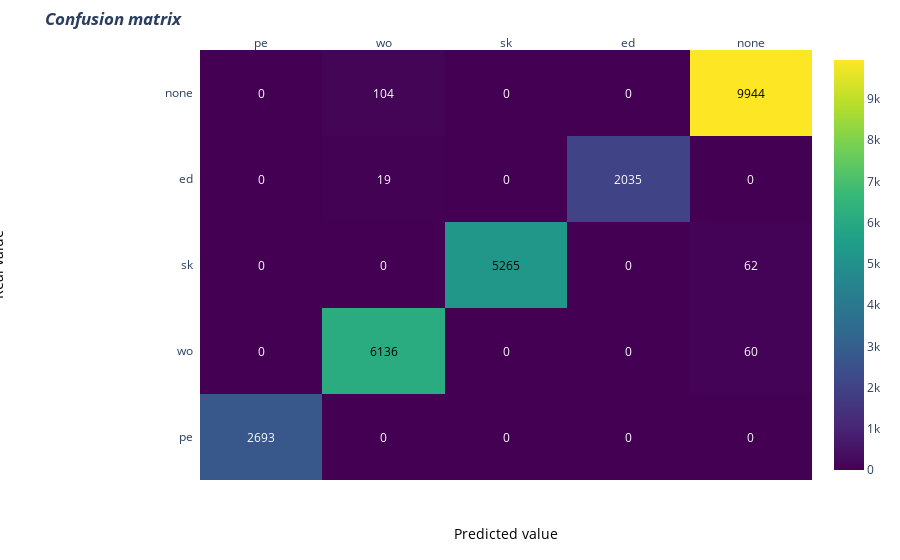

This figure's notebook cell:
### Code cell
import plotly.express as px
x = ["pe", "wo", "sk", "ed", "none"]
y =  ["pe", "wo", "sk", "ed", "none"]

# change each element of z to type string for annotations
z_text = [[str(y) for y in x] for x in z]

# set up figure 
fig = ff.create_annotated_heatmap(z, x=x, y=y, annotation_text=z_text, colorscale='Viridis') #, autorange="reversed")
# fig = px.imshow(z) # x=x, y=y, annotation_text=z_text, colorscale='Viridis') #, autorange="reversed")


# add title
fig.update_layout(title_text='<i><b>Confusion matrix</b></i>',
                  #xaxis = dict(title='x'),
                  #yaxis = dict(title='x')
                 )

# add custom xaxis title
fig.add_annotation(dict(font=dict(color="black",size=14),
                        x=0.5,
                        y=-0.15,
                        showarrow=False,
                        text="Predicted value",
                        xref="paper",
                        yref="paper"))

# add custom yaxis title
fig.add_annotation(dict(font=dict(color="black",size=14),
                        x=-0.35,
                        y=0.5,
                        showarrow=False,
                        text="Real value",
                        textangle=-90,
                        xref="paper",
                        yref="paper"))

# Adjust margins to make room for yaxis title
fig.update_layout(margin=dict(t=50, l=200))

# add colorbar
fig['data'][0]['showscale'] = True
fig.show()

### Figure 1 — Plotly figure (JSON) as saved in the notebook; plotly's stock layout.template omitted (floating-point values rounded to 4 significant figures)
{"data": [{"colorscale": [[0, "#440154"], [0.1111, "#482878"], [0.2222, "#3e4989"], [0.3333, "#31688e"], [0.4444, "#26828e"], [0.5556, "#1f9e89"], [0.6667, "#35b779"], [0.7778, "#6ece58"], [0.8889, "#b5de2b"], [1, "#fde725"]], "reversescale": false, "showscale": true, "type": "heatmap", "x": ["pe", "wo", "sk", "ed", "none"], "y": ["pe", "wo", "sk", "ed", "none"], "z": [[2693, 0, 0, 0, 0], [0, 6136, 0, 0, 60], [0, 0, 5265, 0, 62], [0, 19, 0, 2035, 0], [0, 104, 0, 0, 9944]]}], "layout": {"annotations": [{"font": {"color": "#FFFFFF"}, "showarrow": false, "text": "2693", "x": "pe", "xref": "x", "y": "pe", "yref": "y"}, {"font": {"color": "#FFFFFF"}, "showarrow": false, "text": "0", "x": "wo", "xref": "x", "y": "pe", "yref": "y"}, {"font": {"color": "#FFFFFF"}, "showarrow": false, "text": "0", "x": "sk", "xref": "x", "y": "pe", "yref": "y"}, {"font": {"color": "#FFFFFF"}, "showarrow": false, "text": "0", "x": "ed", "xref": "x", "y": "pe", "yref": "y"}, {"font": {"color": "#FFFFFF"}, "showarrow": false, "text": "0", "x": "none", "xref": "x", "y": "pe", "yref": "y"}, {"font": {"color": "#FFFFFF"}, "showarrow": false, "text": "0", "x": "pe", "xref": "x", "y": "wo", "yref": "y"}, {"font": {"color": "#000000"}, "showarrow": false, "text": "6136", "x": "wo", "xref": "x", "y": "wo", "yref": "y"}, {"font": {"color": "#FFFFFF"}, "showarrow": false, "text": "0", "x": "sk", "xref": "x", "y": "wo", "yref": "y"}, {"font": {"color": "#FFFFFF"}, "showarrow": false, "text": "0", "x": "ed", "xref": "x", "y": "wo", "yref": "y"}, {"font": {"color": "#FFFFFF"}, "showarrow": false, "text": "60", "x": "none", "xref": "x", "y": "wo", "yref": "y"}, {"font": {"color": "#FFFFFF"}, "showarrow": false, "text": "0", "x": "pe", "xref": "x", "y": "sk", "yref": "y"}, {"font": {"color": "#FFFFFF"}, "showarrow": false, "text": "0", "x": "wo", "xref": "x", "y": "sk", "yref": "y"}, {"font": {"color": "#000000"}, "showarrow": false, "text": "5265", "x": "sk", "xref": "x", "y": "sk", "yref": "y"}, {"font": {"color": "#FFFFFF"}, "showarrow": false, "text": "0", "x": "ed", "xref": "x", "y": "sk", "yref": "y"}, {"font": {"color": "#FFFFFF"}, "showarrow": false, "text": "62", "x": "none", "xref": "x", "y": "sk", "yref": "y"}, {"font": {"color": "#FFFFFF"}, "showarrow": false, "text": "0", "x": "pe", "xref": "x", "y": "ed", "yref": "y"}, {"font": {"color": "#FFFFFF"}, "showarrow": false, "text": "19", "x": "wo", "xref": "x", "y": "ed", "yref": "y"}, {"font": {"color": "#FFFFFF"}, "showarrow": false, "text": "0", "x": "sk", "xref": "x", "y": "ed", "yref": "y"}, {"font": {"color": "#FFFFFF"}, "showarrow": false, "text": "2035", "x": "ed", "xref": "x", "y": "ed", "yref": "y"}, {"font": {"color": "#FFFFFF"}, "showarrow": false, "text": "0", "x": "none", "xref": "x", "y": "ed", "yref": "y"}, {"font": {"color": "#FFFFFF"}, "showarrow": false, "text": "0", "x": "pe", "xref": "x", "y": "none", "yref": "y"}, {"font": {"color": "#FFFFFF"}, "showarrow": false, "text": "104", "x": "wo", "xref": "x", "y": "none", "yref": "y"}, {"font": {"color": "#FFFFFF"}, "showarrow": false, "text": "0", "x": "sk", "xref": "x", "y": "none", "yref": "y"}, {"font": {"color": "#FFFFFF"}, "showarrow": false, "text": "0", "x": "ed", "xref": "x", "y": "none", "yref": "y"}, {"font": {"color": "#000000"}, "showarrow": false, "text": "9944", "x": "none", "xref": "x", "y": "none", "yref": "y"}, {"font": {"color": "black", "size": 14}, "showarrow": false, "text": "Predicted value", "x": 0.5, "xref": "paper", "y": -0.15, "yref": "paper"}, {"font": {"color": "black", "size": 14}, "showarrow": false, "text": "Real value", "textangle": -90, "x": -0.35, "xref": "paper", "y": 0.5, "yref": "paper"}], "autosize": true, "margin": {"l": 200, "t": 50}, "title": {"text": "<i><b>Confusion matrix</b></i>"}, "xaxis": {"autorange": true, "dtick": 1, "gridcolor": "rgb(0, 0, 0)", "range": [-0.5, 4.5], "side": "top", "ticks": "", "type": "category"}, "yaxis": {"autorange": true, "dtick": 1, "range": [-0.5, 4.5], "ticks": "", "ticksuffix": "  ", "type": "category"}}}
